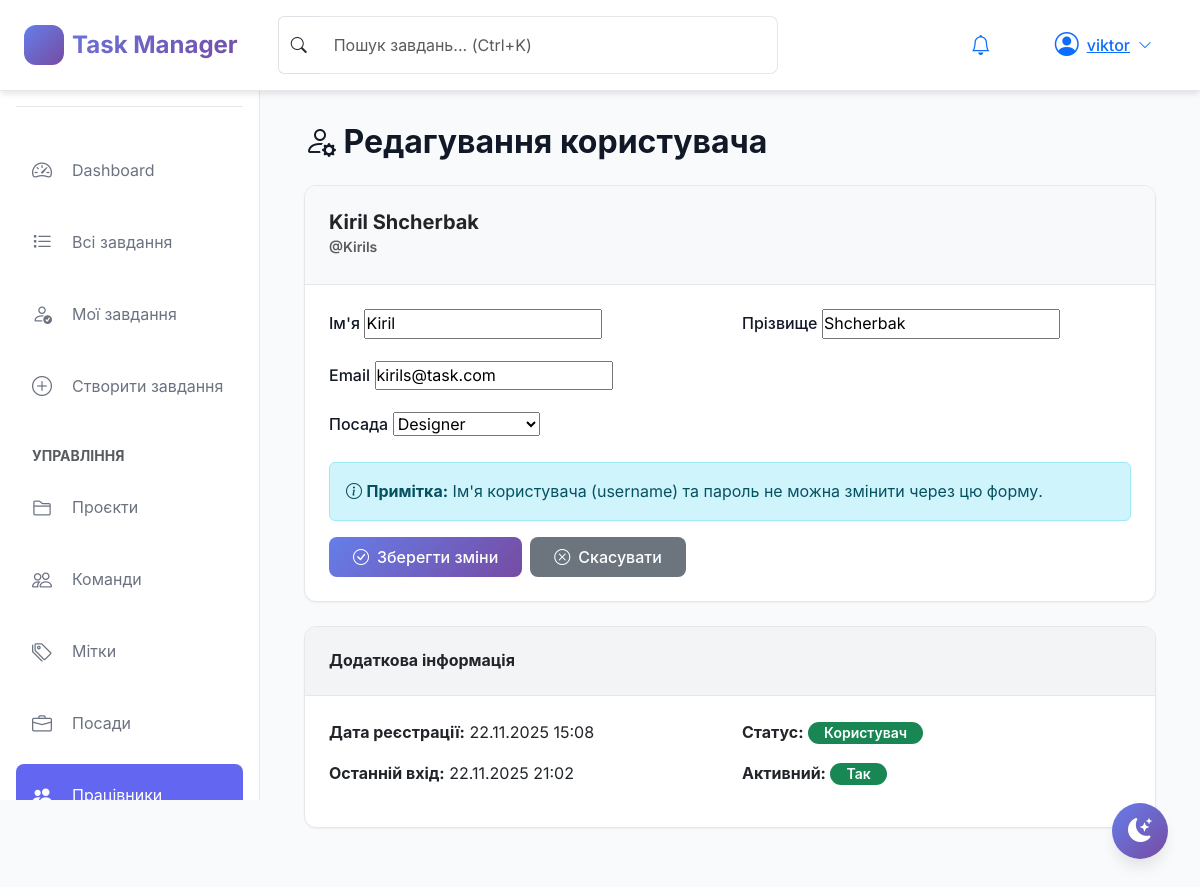
The page /workers/6/edit/ (signed in) on the database its author committed.
### tasks/models.py (models this page shows, shortened)
class Worker(AbstractUser):
    position = models.ForeignKey(
        Position,
        on_delete=models.SET_NULL,
        null=True,
        related_name='workers',
        verbose_name='Посада'
    )
    email = models.EmailField(
        unique=True,
        validators=[EmailValidator()],
        verbose_name='Email'
    )
    first_name = models.CharField(max_length=150, verbose_name='Ім\'я')
    last_name = models.CharField(max_length=150, verbose_name='Прізвище')
    class Meta:
        verbose_name = 'Працівник'
        verbose_name_plural = 'Працівники'
    def get_unread_notifications_count(self):
        return self.notifications.filter(is_read=False).count()
    def get_unread_notifications(self):
        return self.notifications.filter(is_read=False).order_by('-created_at')

### tasks/views.py (the view, shortened to what this page needs)
class WorkerUpdateView(LoginRequiredMixin, UserPassesTestMixin, UpdateView):
    model = Worker
    template_name = 'tasks/worker_edit.html'
    fields = ['first_name', 'last_name', 'email', 'position']
    success_url = reverse_lazy('worker_list')
    def test_func(self):
        return self.request.user.is_superuser
    def get_context_data(self, **kwargs):
        context = super().get_context_data(**kwargs)
        context['worker'] = self.object
        return context

### tasks/models.py (called while the page is built)
    def __str__(self):
        return self.name

### tasks/templates/tasks/worker_edit.html (shortened to what this page needs)
{% extends 'tasks/base.html' %}
{% block content %}
<div class="container">
    <h2>
        <i class="bi bi-person-gear"></i>
        Редагування користувача
    </h2>
    <div class="card mt-4">
        <div class="card-header bg-light">
            <h5 class="mb-0">{{ worker.get_full_name|default:worker.username }}</h5>
            <small class="text-muted">@{{ worker.username }}</small>
        </div>
        <div class="card-body">
            <form method="post">
                <div class="row">
                    <div class="col-md-6 mb-3">
                        <label for="id_first_name" class="form-label">Ім'я</label>
                        {{ form.first_name }}
                    </div>
                    <div class="col-md-6 mb-3">
                        <label for="id_last_name" class="form-label">Прізвище</label>
                        {{ form.last_name }}
                    </div>
                </div>
                <div class="mb-3">
                    <label for="id_email" class="form-label">Email</label>
                    {{ form.email }}
                </div>
                <div class="mb-3">
                    <label for="id_position" class="form-label">Посада</label>
                    {{ form.position }}
                </div>
                <div class="alert alert-info">
                    <i class="bi bi-info-circle"></i>
                    <strong>Примітка:</strong> Ім'я користувача (username) та пароль не можна змінити через цю форму.
                </div>
                <div class="d-flex gap-2">
                    <button type="submit" class="btn btn-primary">
                        <i class="bi bi-check-circle"></i> Зберегти зміни
                    </button>
                    <a href="{% url 'worker_list' %}" class="btn btn-secondary">
                        <i class="bi bi-x-circle"></i> Скасувати
                    </a>
                </div>
            </form>
        </div>
    </div>
    <div class="card mt-4">
        <div class="card-header">
            <h6 class="mb-0">Додаткова інформація</h6>
        </div>
        <div class="card-body">
            <div class="row">
                <div class="col-md-6">
                    <p><strong>Дата реєстрації:</strong> {{ worker.date_joined|date:"d.m.Y H:i" }}</p>
                    <p><strong>Останній вхід:</strong>
                        {% if worker.last_login %}
                        {{ worker.last_login|date:"d.m.Y H:i" }}
                        {% else %}
                        Ніколи
                        {% endif %}
                    </p>
                </div>
                <div class="col-md-6">
                    <p><strong>Статус:</strong>
                        {% if worker.is_superuser %}
                        <span class="badge bg-danger">Адміністратор</span>
                        {% elif worker.is_staff %}
                        <span class="badge bg-warning">Персонал</span>
                        {% else %}
                        <span class="badge bg-success">Користувач</span>
                        {% endif %}
                    </p>
                    <p><strong>Активний:</strong>
                        {% if worker.is_active %}
                        <span class="badge bg-success">Так</span>
                        {% else %}
                        <span class="badge bg-danger">Ні</span>
                        {% endif %}
                    </p>
                </div>
            </div>
        </div>
    </div>
</div>
{% endblock %}

### tasks/templates/tasks/base.html (shortened to what this page needs)
{% load static %}
<!DOCTYPE html>
<html lang="uk">
<head>
    <link href="https://cdn.jsdelivr.net/npm/bootstrap@5.3.2/dist/css/bootstrap.min.css" rel="stylesheet">
    <link rel="stylesheet" href="https://cdn.jsdelivr.net/npm/bootstrap-icons@1.11.1/font/bootstrap-icons.css">
    <link rel="stylesheet" href="{% static 'css/style.css' %}">
</head>
<body>
    {% if user.is_authenticated %}
    <nav class="navbar navbar-expand-lg sticky-top">
        <div class="container-fluid px-4">
            <a class="navbar-brand d-flex align-items-center gap-2" href="{% url 'dashboard' %}">
                <div class="sidebar-logo">
                    <i class="bi bi-check2-circle"></i>
                </div>
                <span class="fw-bold">Task Manager</span>
            </a>
            <div class="d-none d-md-flex flex-grow-1 mx-4">
                <div class="input-group" style="max-width: 500px;">
                    <span class="input-group-text bg-transparent border-end-0">
                        <i class="bi bi-search"></i>
                    </span>
                    <input type="text" class="form-control border-start-0" id="search-input"
                        placeholder="Пошук завдань... (Ctrl+K)">
                </div>
            </div>
            <div class="d-flex align-items-center gap-3">
                <div class="dropdown">
                    <button class="btn btn-link position-relative" data-bs-toggle="dropdown">
                        <i class="bi bi-bell fs-5"></i>
                    </button>
                </div>
                <div class="dropdown">
                    <button class="btn btn-link d-flex align-items-center gap-2" data-bs-toggle="dropdown">
                        <div class="avatar">
                            <i class="bi bi-person-circle fs-4"></i>
                        </div>
                        <span class="d-none d-md-inline">{{ user.get_full_name|default:user.username }}</span>
                        <i class="bi bi-chevron-down small"></i>
                    </button>
                </div>
            </div>
        </div>
    </nav>
    <aside class="sidebar">
        <div class="sidebar-header">
            <div class="sidebar-logo">
            </div>
            <div>
                <h5 class="mb-0">Task Manager</h5>
                <small class="text-muted">Керуйте завданнями</small>
            </div>
        </div>
        <nav class="sidebar-nav">
            <ul class="list-unstyled">
                <li class="sidebar-nav-item">
                    <a href="{% url 'dashboard' %}"
                        class="sidebar-nav-link {% if request.resolver_match.url_name == 'dashboard' %}active{% endif %}">
                        <i class="bi bi-speedometer2"></i>
                        <span>Dashboard</span>
                    </a>
                </li>
                <li class="sidebar-nav-item">
                    <a href="{% url 'task_list' %}"
                        class="sidebar-nav-link {% if request.resolver_match.url_name == 'task_list' %}active{% endif %}">
                        <i class="bi bi-list-task"></i>
                        <span>Всі завдання</span>
                    </a>
                </li>
                <li class="sidebar-nav-item">
                    <a href="{% url 'my_tasks' %}"
                        class="sidebar-nav-link {% if request.resolver_match.url_name == 'my_tasks' %}active{% endif %}">
                        <i class="bi bi-person-check"></i>
                        <span>Мої завдання</span>
                    </a>
                </li>
                <li class="sidebar-nav-item">
                    <a href="{% url 'task_create' %}"
                        class="sidebar-nav-link {% if request.resolver_match.url_name == 'task_create' %}active{% endif %}">
                        <i class="bi bi-plus-circle"></i>
                        <span>Створити завдання</span>
                    </a>
                </li>
                <li class="mt-4 mb-2 px-3">
                    <small class="text-muted text-uppercase fw-bold">Управління</small>
                </li>
                <li class="sidebar-nav-item">
                    <a href="{% url 'project_list' %}"
                        class="sidebar-nav-link {% if 'project' in request.path %}active{% endif %}">
                        <i class="bi bi-folder2"></i>
                        <span>Проєкти</span>
                    </a>
                </li>
                <li class="sidebar-nav-item">
                    <a href="{% url 'team_list' %}"
                        class="sidebar-nav-link {% if 'team' in request.path %}active{% endif %}">
                        <i class="bi bi-people"></i>
                        <span>Команди</span>
                    </a>
                </li>
                <li class="sidebar-nav-item">
                    <a href="{% url 'tag_list' %}"
                        class="sidebar-nav-link {% if 'tag' in request.path %}active{% endif %}">
                        <i class="bi bi-tags"></i>
                        <span>Мітки</span>
                    </a>
                </li>
                {% if user.is_superuser %}
                <li class="sidebar-nav-item">
                    <a href="{% url 'position_list' %}"
                        class="sidebar-nav-link {% if 'position' in request.path %}active{% endif %}">
                        <i class="bi bi-briefcase"></i>
                        <span>Посади</span>
                    </a>
                </li>
                <li class="sidebar-nav-item">
                    <a href="{% url 'worker_list' %}"
                        class="sidebar-nav-link {% if 'worker' in request.path %}active{% endif %}">
                        <i class="bi bi-people-fill"></i>
                        <span>Працівники</span>
                    </a>
                </li>
                {% endif %}
            </ul>
        </nav>
    </aside>
    <main class="main-content">
        {% block content %}{% endblock %}
    </main>
    <button class="theme-toggle" id="theme-toggle" title="Перемкнути тему">
        <i class="bi bi-moon-stars-fill"></i>
    </button>
    {% endif %}
</body>
</html>

### rows shown on the page
Worker: get_full_name "viktor"
Worker: get_full_name "Kiril Shcherbak", username "Kirils", first_name "Kiril", last_name "Shcherbak", email "kirils@task.com", position "Designer", date_joined "22.11.2025 15:08", last_login "22.11.2025 21:02"
